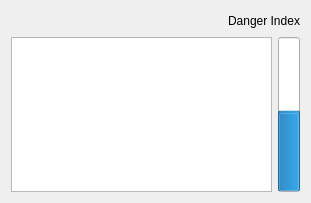
<?xml version="1.0" encoding="UTF-8"?>
<ui version="4.0">
 <class>InfoClientClass</class>
 <widget class="QDialog" name="InfoClientClass">
  <property name="geometry">
   <rect>
    <x>0</x>
    <y>0</y>
    <width>311</width>
    <height>203</height>
   </rect>
  </property>
  <property name="maximumSize">
   <size>
    <width>311</width>
    <height>203</height>
   </size>
  </property>
  <property name="windowTitle">
   <string>InfoClient</string>
  </property>
  <layout class="QVBoxLayout" name="verticalLayout">
   <item>
    <layout class="QHBoxLayout" name="horizontalLayout_2">
     <item>
      <spacer name="horizontalSpacer">
       <property name="orientation">
        <enum>Qt::Horizontal</enum>
       </property>
       <property name="sizeHint" stdset="0">
        <size>
         <width>40</width>
         <height>20</height>
        </size>
       </property>
      </spacer>
     </item>
     <item>
      <widget class="QLabel" name="label">
       <property name="text">
        <string>Danger Index</string>
       </property>
      </widget>
     </item>
    </layout>
   </item>
   <item>
    <layout class="QHBoxLayout" name="horizontalLayout">
     <item>
      <widget class="QTextEdit" name="text">
       <property name="html">
        <string>&lt;!DOCTYPE HTML PUBLIC &quot;-//W3C//DTD HTML 4.0//EN&quot; &quot;http://www.w3.org/TR/REC-html40/strict.dtd&quot;&gt;
&lt;html&gt;&lt;head&gt;&lt;meta name=&quot;qrichtext&quot; content=&quot;1&quot; /&gt;&lt;style type=&quot;text/css&quot;&gt;
p, li { white-space: pre-wrap; }
&lt;/style&gt;&lt;/head&gt;&lt;body style=&quot; font-family:'SimSun'; font-size:9pt; font-weight:400; font-style:normal;&quot;&gt;
&lt;p style=&quot;-qt-paragraph-type:empty; margin-top:0px; margin-bottom:0px; margin-left:0px; margin-right:0px; -qt-block-indent:0; text-indent:0px;&quot;&gt;&lt;br /&gt;&lt;/p&gt;&lt;/body&gt;&lt;/html&gt;</string>
       </property>
      </widget>
     </item>
     <item>
      <widget class="QProgressBar" name="progressBar">
       <property name="autoFillBackground">
        <bool>false</bool>
       </property>
       <property name="styleSheet">
        <string notr="true"/>
       </property>
       <property name="value">
        <number>50</number>
       </property>
       <property name="orientation">
        <enum>Qt::Vertical</enum>
       </property>
      </widget>
     </item>
    </layout>
   </item>
  </layout>
 </widget>
 <layoutdefault spacing="6" margin="11"/>
 <resources>
  <include location="InfoClient.qrc"/>
 </resources>
 <connections/>
</ui>
